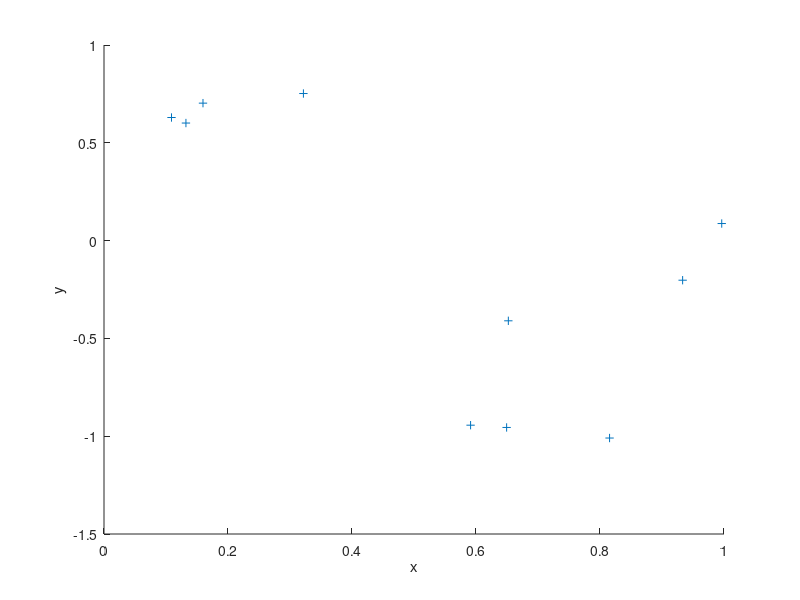

Write MATLAB code to recreate this figure. (Note: this script raises an error after producing the figure.)
%% Generate some random data
clearvars
clf

% x_matrix = (0:0.05:1) + randn(1,21)*0.001;
% x_matrix = x_matrix';
% x_matrix= [0.104876208155542;0.182617639638471;0.250174468413053;0.333769721387247;0.383203408868252;0.553668767772118;0.606996163929327;0.795384421908286;1.05650352742386;0.970373029144668];
x_matrix = [0.159647362149247;0.108863063738743;0.132150723282020;0.321628483089092;0.649394676863718;0.652154524665157;0.591260336263522;0.933271723609033;0.815431646025134;0.996342818229817];

% y = sin(2*pi .* x_matrix) + randn(21,1)*0.2;
% y = [0.806620067646877;1.00930145769205;1.27009857457890;0.863355678856253;0.649853059775330;-0.361113723861702;-0.866262866147843;-0.553117667295003;0.0622135239397272;-0.209876183076949];
y = [0.702783618313878;0.629320688247004;0.601044283720058;0.751954389267647;-0.955289576581552;-0.410031842867234;-0.943676508245586;-0.202468819169958;-1.00932731392046;0.0872537100360546];

hold on
% plot this random data
scatter(x_matrix,y,'+');

xlabel('x')
ylabel('y')

%% Define hyper parameters - for testing only
sigma_f = 0.9;
l = 0.1;
sigma_n = 0.4;

%% Optimize hyper-params
% [par, fval, flag] = fminsearch(@(mypar)to_max(mypar(1), mypar(2), mypar(3), y , x_matrix), [0.5 0.2 0.2] )
[par, fval, flag] = fminunc(@(mypar)to_max(mypar(1), mypar(2), mypar(3), y , x_matrix), [0.5 0.2 0.2] )
 
if flag ~= 1
    warning("fminsearch was not happy")
    flag
end 

if round(par(1),1) == 0 || round(par(2),1) == 0 || round(par(3),1) == 0
    warning("A hyper-parameter is zero! Bad fit")
end

sigma_f = par(1);
l = par(2);
sigma_n = par(3);

%% Validate over many points
k_cap = calc_k_cap(x_matrix, sigma_f,l, sigma_n);

i = 1;
for x_star = 0:0.01:1.2
    x_stars(i) = x_star;
    
    % setup covariance matrix stuff
    k_star      = calc_k_star(x_star, x_matrix, sigma_f,l, sigma_n);
    k_star_star = calc_covar_ij(x_star, x_star, sigma_f,l, sigma_n);
    
    % Estimate y
    y_star(i) = k_star * inv(k_cap) * y;
    
    % Estimate variance
    var_y_star(i) = k_star_star - (k_star * inv(k_cap) * transpose(k_star));
    if var_y_star(i) < 0.0000
        var_y_star(i) =0; % otherwise -0.0000 causes errors with sqrt()
    end
    
    i = i+1;
end

% plot Stdev band
fill([x_stars, fliplr(x_stars)],...
     [y_star+sqrt(var_y_star), fliplr(y_star-sqrt(var_y_star))],...
     [1 1 0.8],...
     'EdgeColor','none')

% plot predictions from gp
plot(x_stars,y_star, 'k') 

% plot actual input data
scatter(x_matrix,y,'+','b');

% plot actual sine wave (no noise)
plot((0:0.01:1), sin(2*pi .* (0:0.01:1)), 'r')

hold off

%% %%%%%%%%%%%%%%%%%%%%%%%%%%%%%%%%%%%%%%%%%%%%%%%%%%%%%%%%%%%%%%%%%%%%%%%%%%%%
%--------------------------- FUNCTIONS ---------------------------------------%
%%%%%%%%%%%%%%%%%%%%%%%%%%%%%%%%%%%%%%%%%%%%%%%%%%%%%%%%%%%%%%%%%%%%%%%%%%%%%%%

 function val = to_max(sigma_f, l, sigma_n, y, x_matrix)
%     sigma_f
%     l
%     sigma_n
    k_cap = calc_k_cap(x_matrix, sigma_f, l, sigma_n);
    
    part1 = -0.5 * y' * pinv(k_cap) * y;
    part2 = -0.5 * log(det(k_cap)); % NB, |K| means det(K), not abs(K) or norm(K)
    part3 = -0.5 * length(y)*log(2*pi);
    neg_val = part1 + part2 + part3;
    val = - neg_val; % because trying to find max with a min search

%     [n, ~] = size(k_cap);
%     R = chol(k_cap); % K = R'*R
%     y';
%     % Calculate the log determinant of the covariance matrix
%     logdet_K = sum(2*log(R(1:n+1:end)));
% 
% 
%     % Calculate the log likelihood
%     alpha = R \ (R' \ y);
% %     val = 0.5*mean(sum(y'.*alpha, 1)) + 0.5*logdet_K + 0.5*n*log(2*pi);
%     val = (0.5* y' * (R' * R)\y )+ 0.5*logdet_K + 0.5*n*log(2*pi);

 end
 
% Define covariance function, k:
function k = calc_covar_ij(x,x_prime,sigma_f,l, sigma_n)
    if x == x_prime
        kron_delta_func = 1;
    else
        kron_delta_func = 0;
    end
    k = (sigma_f^2 * exp( (-(x - x_prime)^2)/ (2*(l^2)) )) + ((sigma_n^2)*kron_delta_func);
end

function k_cap = calc_k_cap(x_matrix, sigma_f,l, sigma_n)
    size_x = length(x_matrix);
    k_cap = zeros(size_x,size_x);
    for i = 1:size_x 
        for j = 1:size_x
            k_cap(i,j) = calc_covar_ij(x_matrix(i),x_matrix(j), sigma_f,l, sigma_n);
            
        end
    end
    k_cap;
end

function k_star = calc_k_star(x_star, x_matrix, sigma_f,l, sigma_n)
    size_x = length(x_matrix);
    k_star = zeros(1,size_x);
    for i = 1:size_x
        k_star(i) = calc_covar_ij(x_star, x_matrix(i), sigma_f,l, sigma_n);
    end
end



